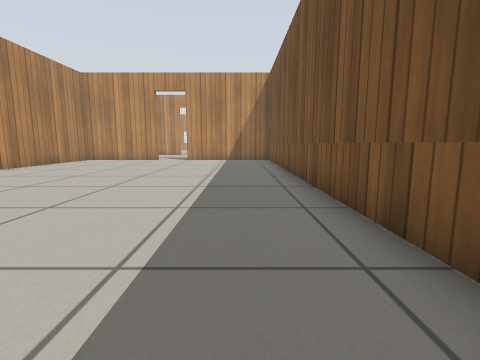
[1] (above)

14 first-person views from a walk through a Gazebo world. The camera is 0.5 m above the floor, tilts 8° down and sees 85° across. The floor is counted in squares, 0.5 m on a side. Each view is taken from the middle of a square. On the plan, view 1 faces up. The plan holds only what a view shows up to about 11 squares ahead; the rest is blank. The place goes on beyond the plan. Simple patterns stand in for the simulator's built-in surfaces.

[2]
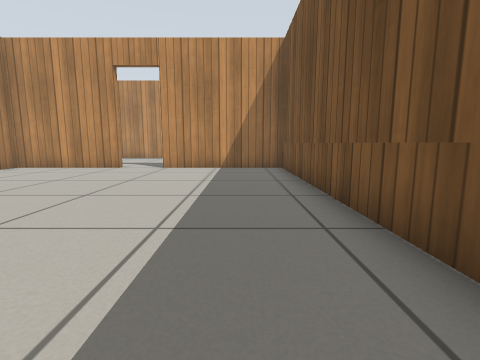

[3]
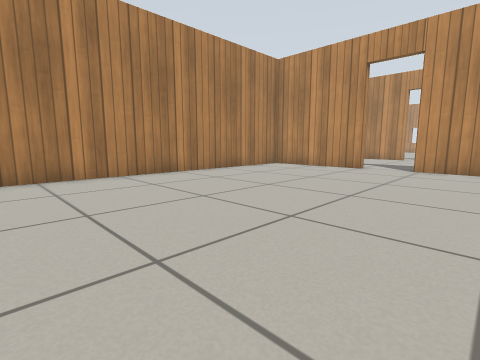

[4]
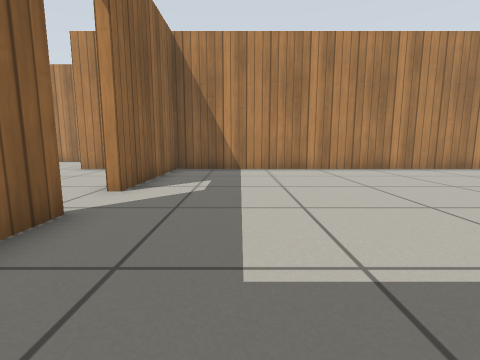

[5]
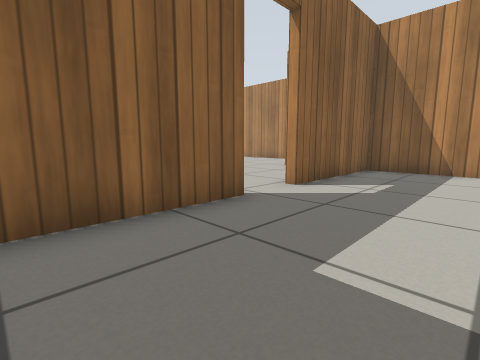

[6]
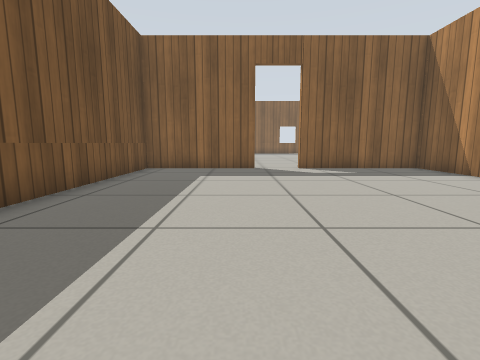

[7]
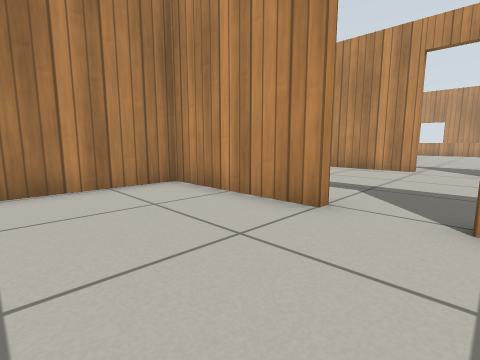

[8]
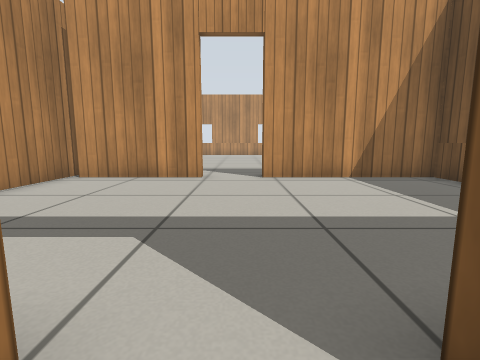

[9]
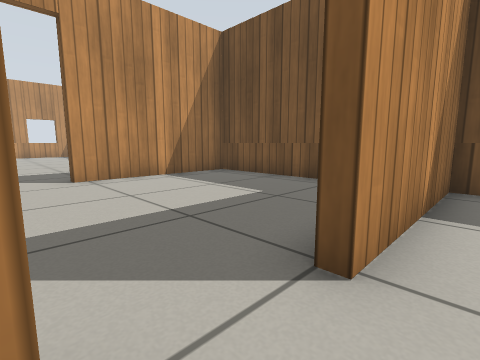

[10]
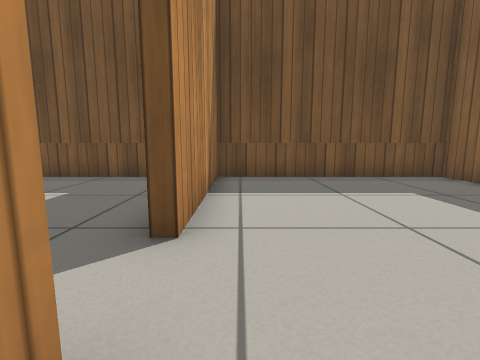

[11]
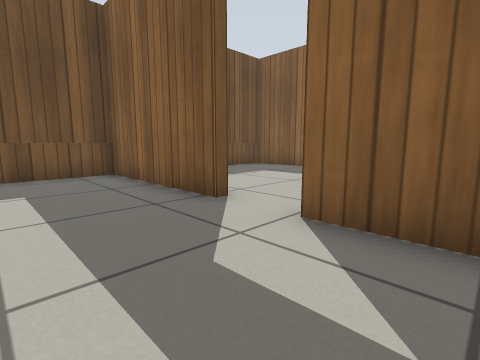

[12]
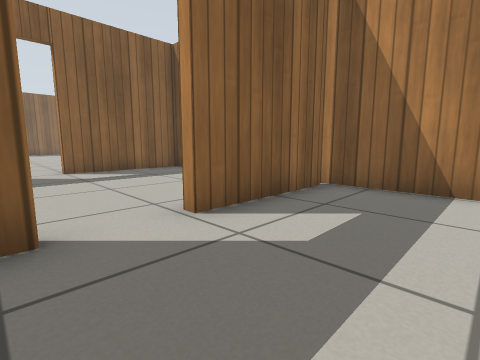

[13]
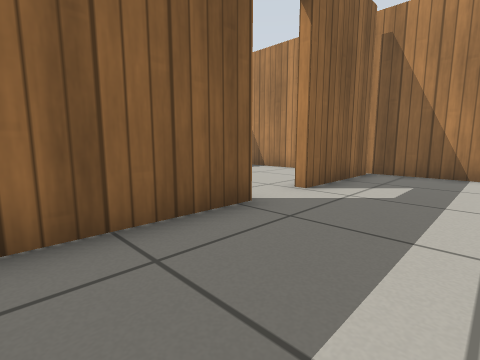

[14]
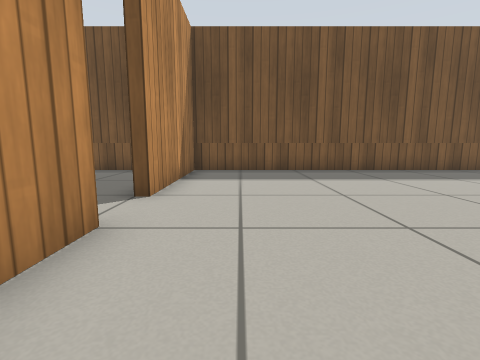

### Floor plan
Ten units are one square. View 1 is at (0, 0); x grows to the right and y downward. Boxes are objects, and circles mark ways between rooms. Rooms are numbered by the first view taken in them; rooms with no view inside come last. Other rooms are left out.
<svg viewBox="-96 -270 118 290">
<path fill="none" stroke="#000" d="M-49 -157 -91 -157 -91 15 -44 15M-26 15 17 15 17 -157 -31 -157M-50 -227 -88 -227M-9 -160 17 -160 17 -227 -34 -227M-91 -229 -91 -189M-91 -160 -49 -160M-34 -230 17 -230 17 -265M-91 -259 -91 -229M-89 -230 -51 -230"/>
<circle cx="-45" cy="-160" r="3" fill="#2a7"/>
<circle cx="-45" cy="-230" r="3" fill="#2a7"/>
<text x="-40" y="-80">1</text>
<text x="-40" y="-200">2</text>
<text x="-40" y="-250">3</text>
</svg>
Room 1 opens to room 2. Room 2 opens to room 3.

Where each view was taken, in squares from view 1:
view 1: 0 up, 0 right, facing up
view 2: 5 up, 0 right, facing up
view 3: 5 up, 1 left, facing up-left
view 4: 1 up, 1 right, facing left
view 5: 2 up, 1 right, facing down-left
view 6: 9 up, 2 left, facing down
view 7: 12 up, 3 left, facing up-left
view 8: 15 up, 4 left, facing up
view 9: 15 up, 5 left, facing up-right
view 10: 22 up, 6 left, facing right
view 11: 26 up, 7 left, facing down-right
view 12: 26 up, 3 left, facing down-left
view 13: 26 up, 0 right, facing down-left
view 14: 14 up, 8 left, facing right
